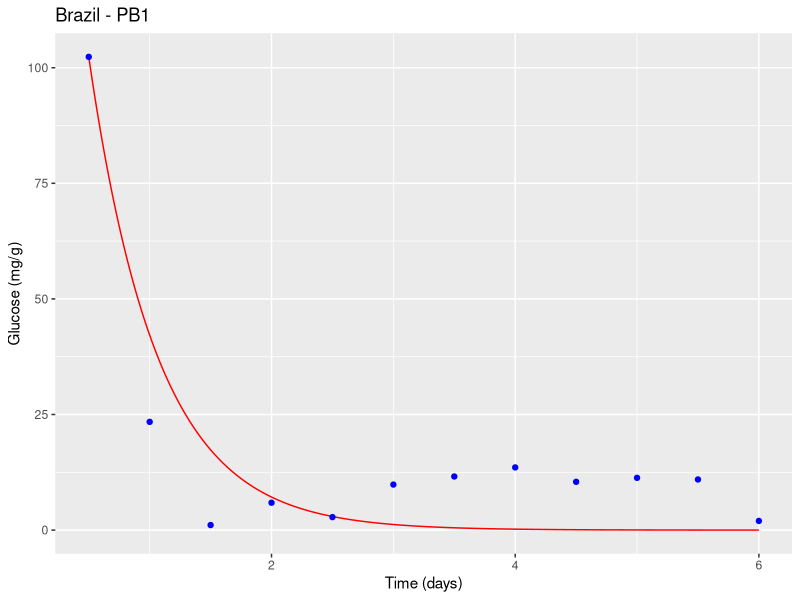
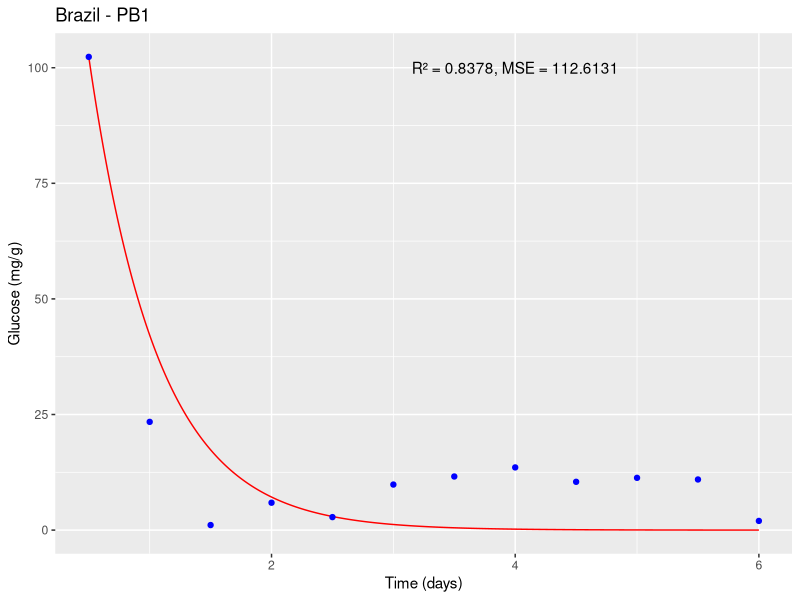
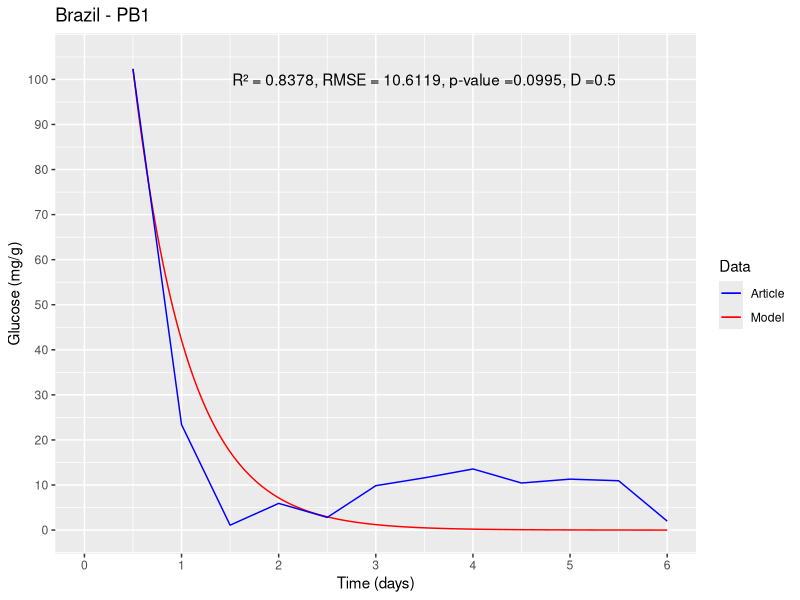

Reproduce these figures in R, in order.
#Packages#
install.packages("deSolve")
install.packages("ggplot2")
#Libraries#
library(deSolve)
library(ggplot2)

state1<-c(y=102.342) # Initial state #
times1<-seq(0.5,6,1/10000) #6 days with 10000 intervals per day#
parameters1<-c(Y1=69.333,Y2=145.37) #Parameter values#
#Pereira et al., 2012 Brazil <- Brazil - PB1#
#doi:10.1128/aem.01144-12#
#Brazil - PB1#

#(i). DATA TO FEED THE GLUCOSE MODEL#

#nu1#
U<- 0.4382
G<- 102.342
K<-0.6069
L<-0.002851617
U1 <- (U*G/G+K*L)*L
U1
#nu2#
U2<- 0.3797
G2<- 102.342
K2<-0.5927
BAL2<-0.001570037

U2 <- (U2*G2/G2+K2*BAL2)*BAL2
U2

#Differential equation#
ODE1<-function(times,state,parameters){ 
  y<-state[1] #inital state
  Y1<-parameters[1] #parameter 1
  Y2<-parameters[2] #parameter 2
  dy<--(Y1*U1/0.098)*y-(Y2*U2/0.098)*y #equation 
  res<-dy
  list(res)
}


#number solution#
solution1<-lsoda(state1, times1, ODE1, parameters1)

#(ii). EXPERIMENTAL DATA OF ARTICLE#

ts = c(12/24,24/24,36/24,48/24,60/24,72/24,84/24,96/24,108/24,120/24,132/24,144/24)
glu<-c(102.342,23.407,1.09,5.923,2.81,9.85,11.593,13.556,10.443,11.303,10.948,1.986)

#Graph#

df <- data.frame(time = solution1[,1], glucose = solution1[,2])
d<-ggplot() +
  geom_line(data = df, aes(x = time, y = glucose), color = "red") +
  geom_point(data = data.frame(time = ts, glucose = glu), aes(x = time, y = glucose), color = "blue") +
  xlab("Time (days)") + ylab("Glucose (mg/g)") +
  ggtitle("Brazil - PB1")
plot(d)


#Statistical validation#

#To statistically validate the mathematical model, various analysis tools can be used,
#but one of the most common is to compare the model results with experimental data and evaluate the quality of the fit.
#In this case, one can use the coefficient of determination (R²), the mean squared error (MSE), and the root mean square error (RMSE) as fitting measures#

#To calculate R², MSE, and RMSE, one can compare the values predicted by the model with
#the experimental data. First, extract the values predicted by the model at the same points 
#where the experimental measurements were taken, 
#using the approx() function in R:

pred <- approx(solution1[,1], solution1[,2], ts)$y

#Then, R², MSE, and RMSE can be calculated using the following formulas:
SSE <- sum((glu - pred)^2)
SST <- sum((glu - mean(glu))^2)
R2 <- 1 - SSE/SST
MSE <- SSE/length(glu)
RMSE <- sqrt(MSE)

#Where SSE is the sum of squared errors,
#SST is the total sum of squares,
#R² is the coefficient of determination, MSE is the mean squared error and RMSE is the root mean square error.


cat("R² = ", round(R2, 4), "\n")
cat("MSE = ", round(MSE, 4), "\n")
cat("RMSE = ", round(RMSE, 4), "\n")

#R² measures the proportion of total variation in the experimental data
#that is explained by the model. A value of R² close to 1 indicates a good fit of the model to the experimental data

#MSE measures the average of squared errors between experimental values
#and the values predicted by the model. A low MSE value indicates good predictive capability of the model.

#The root mean square error (RMSE) was determined, which quantifies the magnitude of deviation of simulated values from observed values.

d <- ggplot() +
  geom_line(data = df, aes(x = time, y = glucose), color = "red") +
  geom_point(data = data.frame(time = ts, glucose = glu), aes(x = time, y = glucose), color = "blue") +
  xlab("Time (days)") + ylab("Glucose (mg/g)") +
  ggtitle("Brazil - PB1") +
  annotate("text", x = 4, y = 100, label = paste0("R² = ", round(R2, 4), ", MSE = ", round(MSE, 4)))

plot(d)

#Two-sample Kolmogorov–Smirnov test - KS#
#Ho: The simulation results follow the same distribution of experimental data#
#Ha: The simulation results do not follow the same distribution of experimental data#
#Hypothesis test with an alpha of 0.05#
#to determine if there is a significant difference between the data and the exponential distribution#
#Hypothesis test 
alpha <- 0.05

# Perform Kolmogorov-Smirnov test
ks_test <- ks.test(glu, pred)
ks_test

# Results Kolmogorov-Smirnov test
cat("Kolmogorov-Smirnov test:", "\n")
cat("Test statistic:", round(ks_test$statistic, 4), "\n")
cat("p-value:", round(ks_test$p.value, 4), "\n")

if (ks_test$p.value < alpha) {
  cat("The simulation results do not follow the same distribution of experimental data.\n")
} else {
  cat("The simulation results follow the same distribution of experimental data.\n")
}

#Final plot#
p_value <- round(ks_test$p.value, 4)
D <- round(ks_test$statistic, 4)

# First, define the colors we want to use for each element:
colors <- c(Model = "red", Article = "blue")

# Then the script is modified to assign a name to each geom and set the color scale manually
d <- ggplot() +
  geom_line(data = df, aes(x = time, y = glucose, color = "Model"), show.legend = TRUE) +
  geom_line(data = data.frame(time = ts, glucose = glu), aes(x = time, y = glucose, color = "Article"), show.legend = TRUE) +
  xlab("Time (days)") + ylab("Glucose (mg/g)") +
  ggtitle("Brazil - PB1") +
  annotate("text", x = 3.5, y = 100, label = paste0("R² = ", round(R2, 4), ", RMSE = ", round(RMSE, 4), ", p-value =", round(p_value, 4), ", D =", round(D, 4))) +
  labs(color = "Data") +  # Change the title of the legend
  scale_color_manual(values = colors) +
  scale_x_continuous(limits = c(0, 6), breaks = seq(0, 6, 1)) +  # x-axis boundaries and intervals between mark
  scale_y_continuous(limits = c(0, 105), breaks = seq(0, 105, 10))  # y-axis boundaries and intervals between mark

#PLOT#
print(d)
